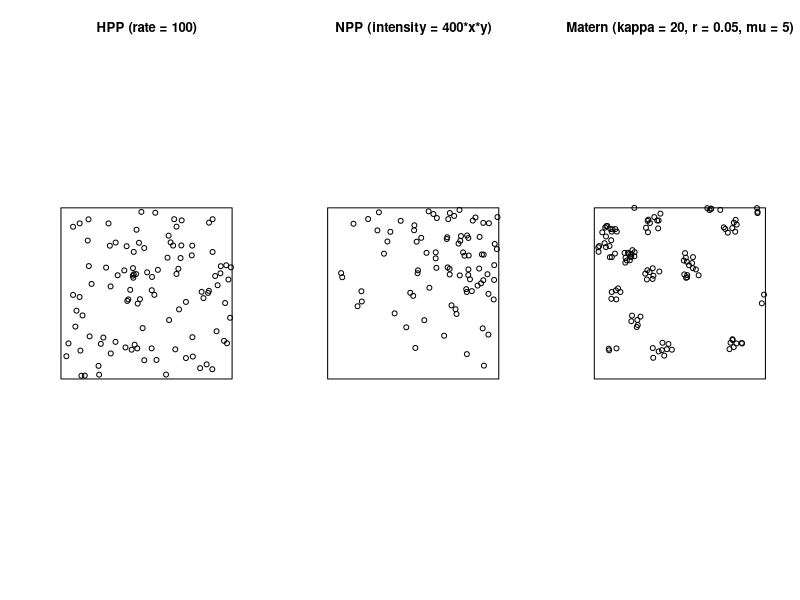

The R script that drew this image:
## ---- chunk 1
knitr::opts_chunk$set(echo = FALSE)
## ---- chunk 2
library(spatstat)
library(tidyverse)
library(here)
## ---- chunk 3
par(mfrow=c(1, 3))
plot(rpoispp(lambda = 100, win=square(1)),main = "HPP (rate = 100)") #plot_2D_HPP
plot(rpoispp(lambda = function(x, y) 400*x*y, win=square(1)), main = "NPP (intensity = 400*x*y)") #plot_2D_NPP
plot(rMatClust(kappa = 20, r = 0.05, mu = 5), main = "Matern (kappa = 20, r = 0.05, mu = 5)") #plot_2D_Matern
